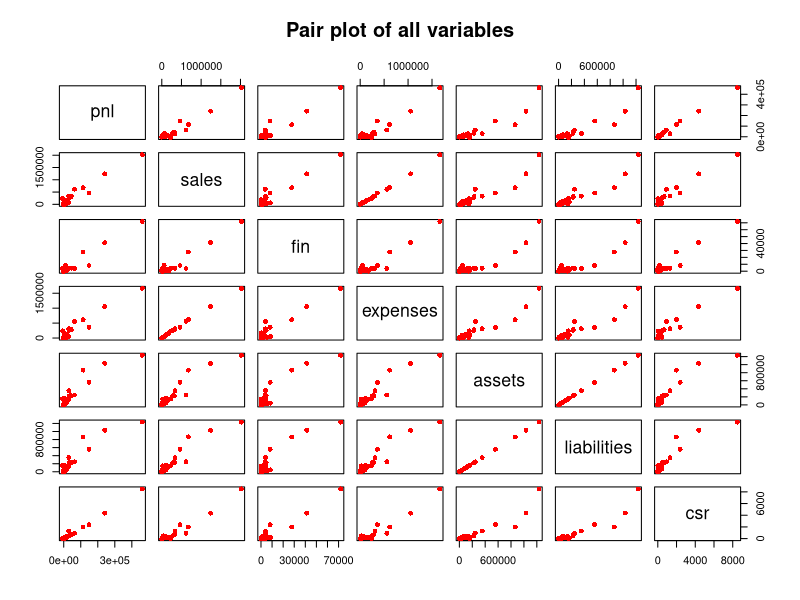
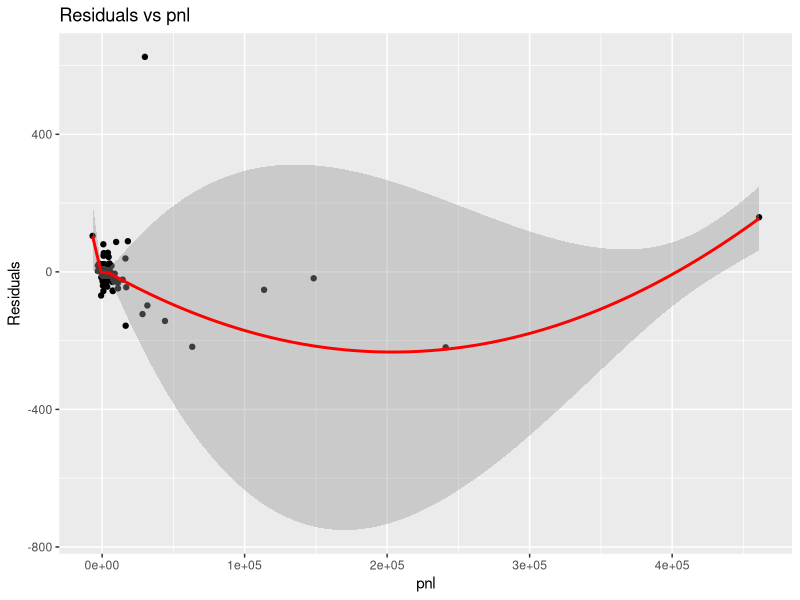
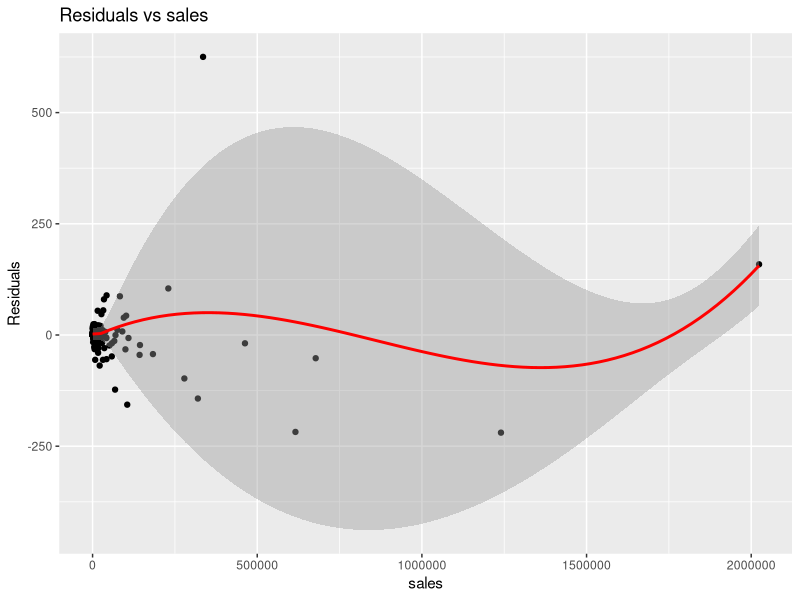
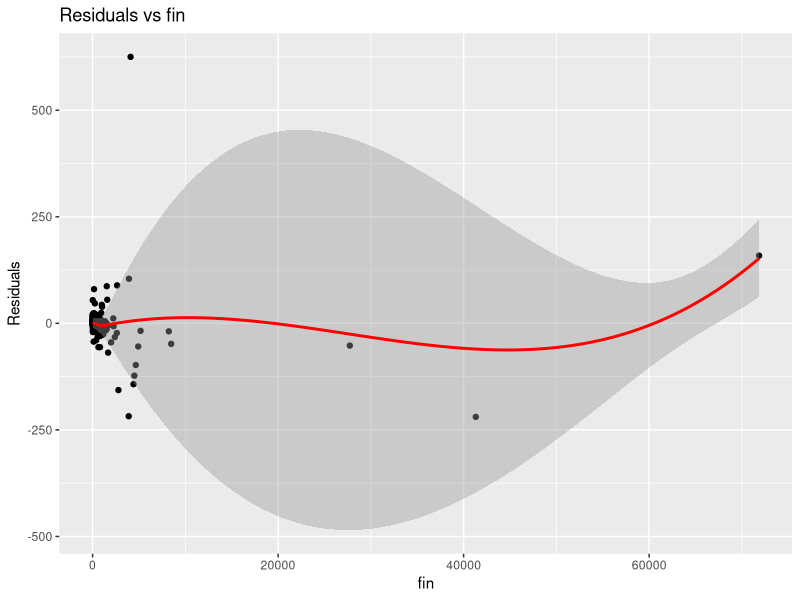
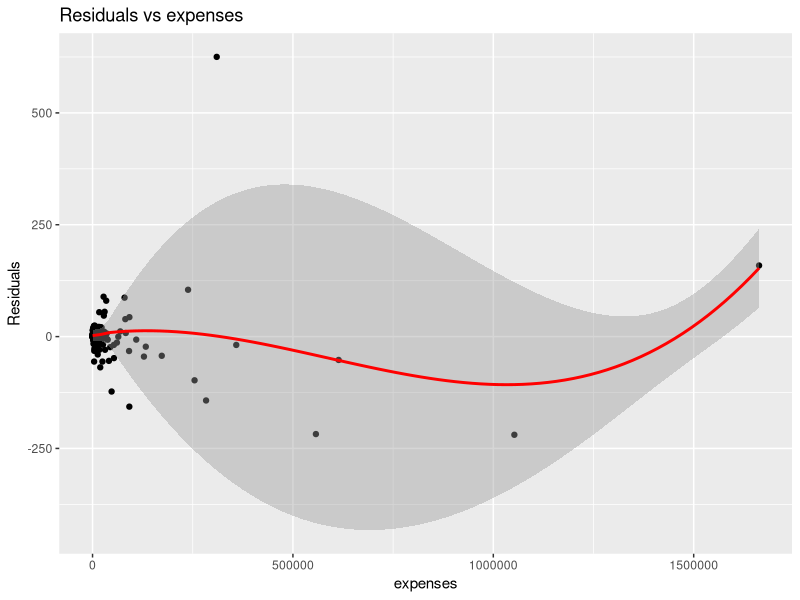
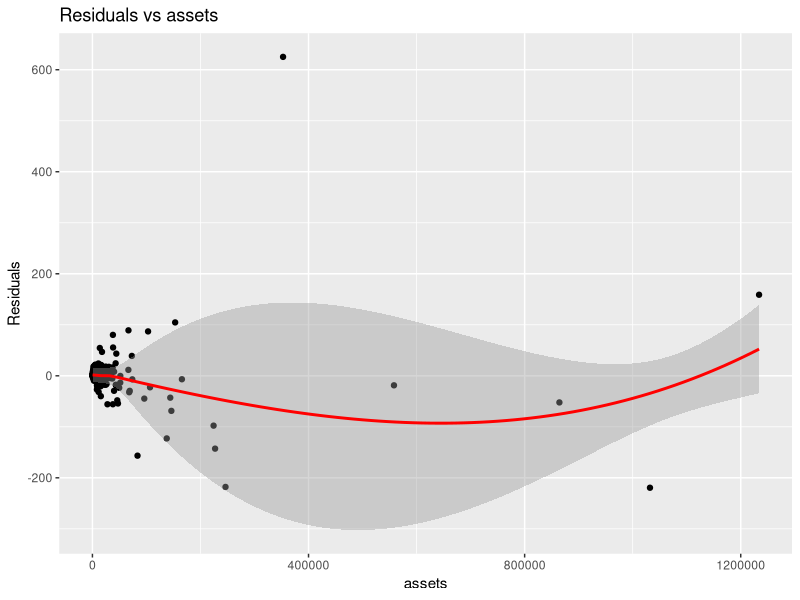
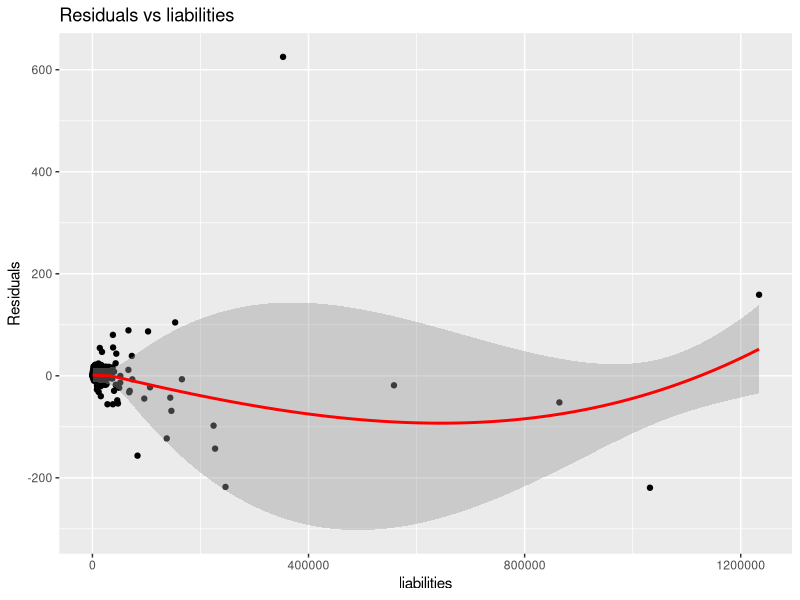
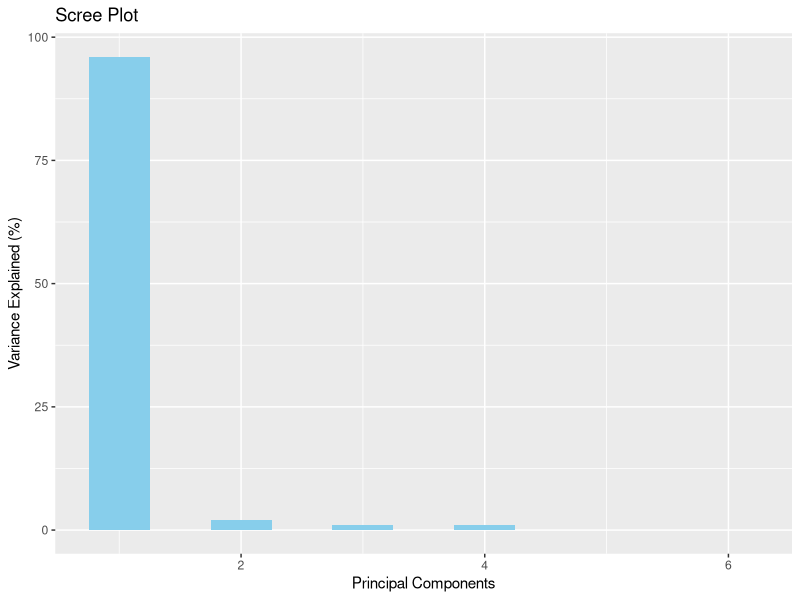

The R script that drew these images, in order:
## ---- chunk 1
knitr::opts_chunk$set(echo = TRUE)
setwd("C:/Users/Jyotsna/My_Github/Linear-Multivariate-Regression")
## ---- chunk 2
# Set the CRAN mirror
options(repos = c(CRAN = "https://cloud.r-project.org"))

install.packages("tidyverse")
install.packages("dplyr")
install.packages("readxl")
install.packages("lmtest")
install.packages("car")
## ---- chunk 3
library(tidyverse)
library(dplyr)
library(readxl)
library(ggplot2)
library(lmtest)
library(car)
## ---- chunk 4
mydata <- read_excel("itcompany.xlsx")
glimpse(mydata)
str(mydata)
## ---- chunk 5
mydata <- na.omit(mydata) 
view(mydata)
glimpse(mydata)
## ---- chunk 6
pairs(mydata[c(
  "pnl", "sales", "fin", "expenses", "assets", "liabilities", "csr"
)],
col = "red",
pch = 16,
labels = c(
  "pnl", "sales", "fin", "expenses", "assets", "liabilities", "csr"
),
main = "Pair plot of all variables"
)
## ---- chunk 7
lmmodel <- lm(csr ~ pnl+sales+fin+expenses+assets+liabilities, data = mydata)
summary(lmmodel)
## ---- chunk 8
my_residuals <- resid(lmmodel)
fitted_val <- fitted(lmmodel)

residuals_sq <- my_residuals^2
## ---- chunk 9
plot_residuals <- function(variable) {
  ggplot(mydata, aes_string(x = variable, y = my_residuals)) +
    geom_point() +
    geom_smooth(method = "loess", col = "red") +
    labs(title = paste("Residuals vs", variable), x = variable, y = "Residuals")
}

# Plot residuals against each predictor
plot_residuals("pnl")
plot_residuals("sales")
plot_residuals("fin")
plot_residuals("expenses")
plot_residuals("assets")
plot_residuals("liabilities")
## ---- chunk 10
printresult <- function(pvalue, testname, errorname) {
  cat("P value is = ", pvalue, "\n")
  
  if (pvalue >= 0.05) {
    cat("Result: The null hypothesis of ", testname, " cannot be rejected. There exists NO significant ", errorname, "\n")
  } else {
    cat("Result: The null hypothesis of ", testname, " is rejected!! There EXISTS", errorname, "\n")
  }
}

## ---- chunk 11

auxi_model_bp <- lm(residuals_sq ~ pnl+sales+fin+expenses+assets+liabilities, data = mydata)


summary_auxi_bp <- summary(auxi_model_bp)

summary_auxi_bp

r_squared_bp <- summary_auxi_bp$r.squared
n <- nrow(mydata)

n

bp_statistic <- n * r_squared_bp

df_manual_bp <- length(coefficients(lmmodel)) - 1  # Number of predictors

p_value_manual <- pchisq(bp_statistic, df_manual_bp, lower.tail = FALSE)

cat("R-squared:", r_squared_bp, "\n")
cat("BP Statistic:", bp_statistic, "\n")
cat("Degrees of Freedom:", df_manual_bp, "\n")
cat("p-value:", p_value_manual, "\n")

printresult(p_value_manual, "Homoskedasticity", "Heteroskedasticity")

## ---- chunk 12
# we already have values of fitted variables and the residual squares...
fitted_sq <- fitted_val^2

auxi_model_w <- lm(residuals_sq ~ fitted_val + fitted_sq, data = mydata)

r_squared_w <- summary(auxi_model_w)$r.squared
bp_statistic_w <- n* r_squared_w

df_manual_w <- 2  # because we have fit and fit_sq
p_value <- 1 - pchisq(bp_statistic_w, df_manual_w)

#cat("p-value:", p_value, "\n")

printresult(p_value, "Homoskedasticity", "Heteroskedasticity")

## ---- chunk 13

log_residuals_sq <- log(residuals_sq)

#making the auxiliary model
auxi_model_park <- lm(log_residuals_sq ~ log(pnl) + log(sales) + log(fin) + log(expenses) + log(assets) + log(liabilities), data = mydata)

summary_auxi_park <- summary(auxi_model_park)

summary_auxi_park

r_squared_park <- summary_auxi_park$r.squared

#finding the test stat
n <- nrow(mydata)
p_stat <- n * r_squared_park

#finding the df

df_park <- length(coefficients(auxi_model_park)) - 1  # Excluding the intercept

#The chi square test is used
p_value_park <- pchisq(p_stat, df_park, lower.tail = FALSE)

cat("R Squared: ", r_squared_park, "\n")
cat("Degrees of Freedom:", df_park, "\n")
cat("BP Statistic:", p_stat, "\n")
#cat("p-value:", p_value_park, "\n")

printresult(p_value_park, "Homoskedasticity", "Heteroskedasticity")
## ---- chunk 14

sorted_data <- mydata[order(mydata$sales), ]

n <- nrow(sorted_data)
c <- floor(0.20 * n) #keeping c as 20% of the data....c will then be omitted!

group_size <- (n-c)/2

group1 <- sorted_data[1:group_size, ]
group2 <- sorted_data[(group_size+c+1): n, ]

## ---- chunk 15

model1 <- lm(csr ~ pnl+sales+fin+expenses+assets+liabilities, data = group1)

rss1 <- sum(resid(model1)^2)

model2 <- lm(csr ~ pnl+sales+fin+expenses+assets+liabilities, data = group2)

rss2 <- sum(resid(model2)^2)


gq_statistic <- rss2/rss1

## ---- chunk 16

df1_gq <- nrow(group2) - length(coefficients(model2))
df2_gq <- nrow(group1) - length(coefficients(model1))


p_value_gq <- pf(gq_statistic, df1_gq, df2_gq, lower.tail = FALSE)

cat("Goldfeld-Quandt Test Statistic:", gq_statistic, "\n")
cat("Degrees of Freedom:", df1_gq, df2_gq, "\n")
#cat("p-value:", p_value_gq, "\n")

printresult(p_value_gq, "Homoskedasticity", "Heteroskedasticity")

## ---- chunk 17
#vif(lmmodel) this is creating error....one variable is perfectly collinear with another.
alias(lmmodel)
## ---- chunk 18
lm_updated <- lm(csr ~ pnl + sales + fin + expenses + assets, data = mydata)
vif(lm_updated)
cor_matrix <- cor(mydata[c("pnl", "sales", "fin", "expenses", "assets")])
cor_matrix
## ---- chunk 19
dwtest(formula = lmmodel, alternative = "two.sided")
## ---- chunk 20
bg_test_result_2 <- bgtest(lmmodel, order = 2)
print(bg_test_result_2)
## ---- chunk 21
ind_vars <- mydata[, c("pnl", "sales", "expenses", "fin", "assets", "liabilities")]

pca_result <- prcomp(ind_vars, scale = TRUE)

selected_pcs <- pca_result $ x[, 1:3] #we are only going to consider the three most significant PCs

new_lmmodel <- lm(csr ~ selected_pcs, data = mydata)

summary(new_lmmodel)

## ---- chunk 22

pca_variance <- (pca_result $sdev)^2

pca_var_perc <- round( pca_variance/ sum(pca_variance)  * 100)

scree_data <- data.frame(
  PC = 1:length(pca_var_perc),
  variance_pc = pca_var_perc
)

View(scree_data)

ggplot(data = scree_data, aes(x = PC, y = variance_pc)) +
  geom_bar(stat = "identity", fill = "skyblue", width = 0.5) +
  labs(title = "Scree Plot", x = "Principal Components", y = "Variance Explained (%)")
## ---- chunk 23
print(pca_result $ rotation)
## ---- chunk 24
dwtest(formula = new_lmmodel, alternative = "two.sided")
## ---- chunk 25
##bptest(new_lmmodel, ~ selected_pcs, data = mydata, studentize = TRUE)

residuals_sq <- (resid(new_lmmodel))^2

auxi_model_bp <- lm(residuals_sq ~ selected_pcs, data = mydata)


summary_auxi_bp <- summary(auxi_model_bp)

summary_auxi_bp

r_squared_bp <- summary_auxi_bp$r.squared
n <- nrow(mydata)

n

bp_statistic <- n * r_squared_bp

df_manual_bp <- length(coefficients(new_lmmodel)) - 1  # Number of predictors

p_value_manual <- pchisq(bp_statistic, df_manual_bp, lower.tail = FALSE)

cat("R-squared:", r_squared_bp, "\n")
cat("BP Statistic:", bp_statistic, "\n")
cat("Degrees of Freedom:", df_manual_bp, "\n")
#cat("p-value:", p_value_manual, "\n")

printresult(p_value_manual, "Homoskedasticity", "Heteroskedasticity")
## ---- chunk 26
mydata$log_csr <- log(mydata$csr + 1)  # Adding a small constant (e.g., 1) to avoid non-positive values
transformed_model <- lm(log_csr ~ selected_pcs, data = mydata)
summary(transformed_model)
## ---- chunk 27
#Check for heteroskedasticity again
#bptest(transformed_model, ~ selected_pcs, data = mydata, studentize = TRUE)

residuals_sq <- (resid(transformed_model))^2

auxi_model_bp <- lm(residuals_sq ~ selected_pcs, data = mydata)


summary_auxi_bp <- summary(auxi_model_bp)

summary_auxi_bp

r_squared_bp <- summary_auxi_bp$r.squared
n <- nrow(mydata)

n

bp_statistic <- n * r_squared_bp

df_manual_bp <- length(coefficients(transformed_model)) - 1  # Number of predictors

p_value_manual <- pchisq(bp_statistic, df_manual_bp, lower.tail = FALSE)

cat("R-squared:", r_squared_bp, "\n")
cat("BP Statistic:", bp_statistic, "\n")
cat("Degrees of Freedom:", df_manual_bp, "\n")
#cat("p-value:", p_value_manual, "\n")

printresult(p_value_manual, "Homoskedasticity", "Heteroskedasticity")

## ---- chunk 28
summary(transformed_model)
